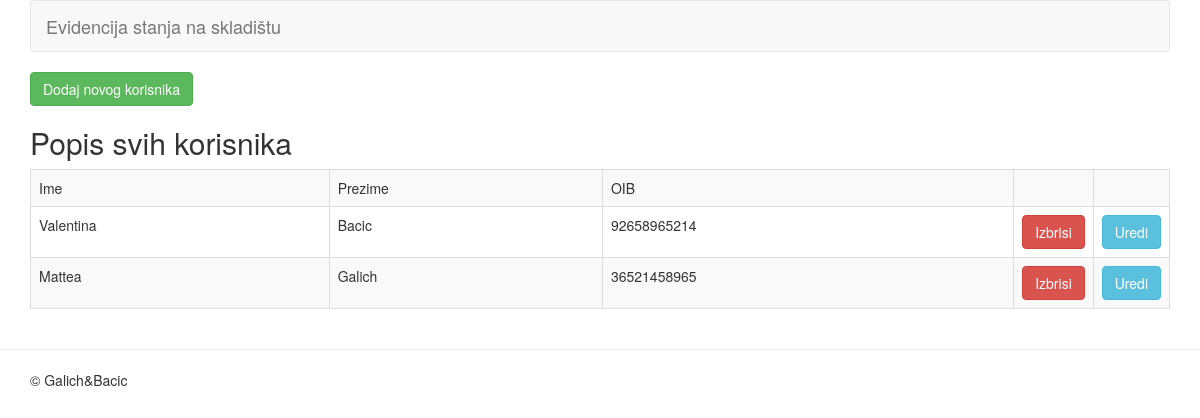
/korisnici.php, run on the app's committed database.
### tables this page shows
CREATE TABLE `users` (
  `user_id` int(12) NOT NULL,
  `ime` varchar(30) NOT NULL,
  `prezime` varchar(30) NOT NULL,
  `password` varchar(50) NOT NULL,
  `email` varchar(50) NOT NULL,
  `OIB` varchar(150) NOT NULL,
  `userlevel` int(20) NOT NULL
);

### korisnici.php (the view, shortened to what this page needs)
<?php
require_once 'connect.php';
require_once 'header.php';
echo "<div class='container'>";
$sql 	= "SELECT * FROM users";
$result = $con->query($sql);
if( $result->num_rows > 0)
{
	?>
<a href="dodaj_korisnika.php" class="btn btn-success">Dodaj novog korisnika</a>
	<h2>Popis svih korisnika</h2>
	<table class="table table-bordered table-striped">
		<tr>
			<td>Ime</td>
			<td>Prezime</td>
			<td>OIB</td>
			<td width="70px"></td>
			<td width="70px"></td>
		</tr>
	<?php
	while( $row = $result->fetch_assoc()){
		echo "<form action='' method='POST'>";
		echo "<tr>";
		echo "<td>".$row['ime'] . "</td>";
		echo "<td>".$row['prezime'] . "</td>";
		echo "<td>".$row['OIB'] . "</td>";
		echo "<td><input type='submit' name='delete' value='Izbrisi' class='btn btn-danger' /></td>";
		echo "<td><a href='izmjeni_korisnika.php?id=".$row['user_id']."' class='btn btn-info'>Uredi</a></td>";
		echo "</tr>";
		echo "</form>";
	}
	?>
	</table>
<?php
}
else
{
	echo "<br><br>Ni jedan zapis nije pronađen";
}
?>
</div>
<?php
 require_once 'footer.php';

### data on the page
users: ime "Valentina", prezime "Bacic", OIB "92658965214"
users: ime "Mattea", prezime "Galich", OIB "36521458965"
